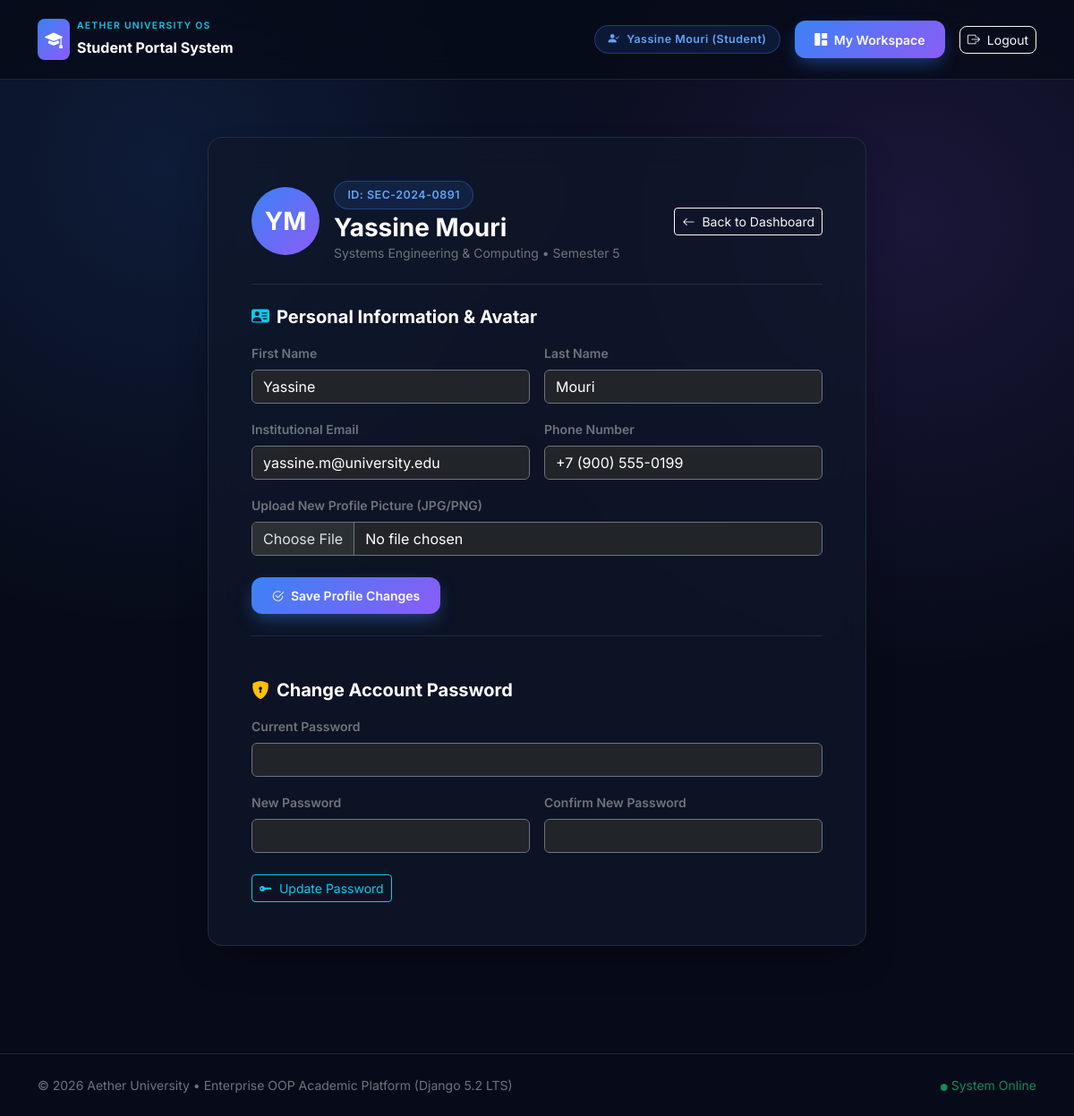
The app's page /student/profile/ (signed in) with its own data.
### apps/accounts/models.py (models this page shows, shortened)
class User(AbstractUser):
    class Role(models.TextChoices):
        STUDENT = 'STUDENT', 'Student'
        INSTRUCTOR = 'INSTRUCTOR', 'Instructor'
        ADMINISTRATOR = 'ADMINISTRATOR', 'Administrator'
    role = models.CharField(
        max_length=20,
        choices=Role.choices,
        default=Role.STUDENT,
    )
    phone_number = models.CharField(max_length=25, blank=True)
    avatar = models.ImageField(upload_to='avatars/', blank=True, null=True)
    def get_full_display_name(self) -> str:
        full_name = f"{self.first_name} {self.last_name}".strip()
        return full_name if full_name else self.username
    def get_dashboard_url(self) -> str:
        if self.role == self.Role.ADMINISTRATOR or self.is_superuser:
            return reverse('admin_dashboard')
        if self.role == self.Role.INSTRUCTOR:
            return reverse('instructor_dashboard')
        return reverse('student_dashboard')

class TimeStampedModel(models.Model):
    created_at = models.DateTimeField(auto_now_add=True)
    updated_at = models.DateTimeField(auto_now=True)
    class Meta:
        abstract = True

class Student(TimeStampedModel):
    class AcademicStatus(models.TextChoices):
        GOOD_STANDING = 'GOOD_STANDING', 'Good Standing'
        HONORS = 'HONORS', 'Dean’s Honors List'
        PROBATION = 'PROBATION', 'Academic Probation'
    user = models.OneToOneField(
        User,
        on_delete=models.CASCADE,
        related_name='student_profile',
    )
    student_id = models.CharField(max_length=25, unique=True)
    department = models.ForeignKey(
        'academics.Department',
        on_delete=models.PROTECT,
        related_name='students',
    )
    current_semester_number = models.PositiveSmallIntegerField(default=1)
    admission_year = models.PositiveIntegerField(default=2026)
    academic_status = models.CharField(
        max_length=20,
        choices=AcademicStatus.choices,
        default=AcademicStatus.GOOD_STANDING,
    )

### apps/academics/models.py (models this page shows, shortened)
class Department(TimeStampedModel):
    code = models.CharField(max_length=15, unique=True)
    name = models.CharField(max_length=120)
    faculty_name = models.CharField(
        max_length=120,
        default='Faculty of Systems Engineering & Computing',
    )
    description = models.TextField(blank=True)

### apps/accounts/views.py (the view, shortened to what this page needs)
# urls.py: path('student/profile/', account_views.student_profile_view, name='student_profile'),
@login_required(login_url='login')
def student_profile_view(request):
    student = get_object_or_404(Student, user=request.user)
    user = request.user
    return render(request, 'students/profile.html', {'student': student})

### templates/students/profile.html (shortened to what this page needs)
{% extends 'base.html' %}
{% block content %}
<div class="container py-5">
    <div class="row justify-content-center">
        <div class="col-lg-8">
            <div class="glass-card p-4 p-md-5 mb-4">
                <div class="d-flex flex-column flex-sm-row align-items-sm-center justify-content-between gap-3 mb-4 pb-4 border-bottom border-secondary border-opacity-25">
                    <div class="d-flex align-items-center gap-3">
                        {% if user.avatar %}
                            <img src="{{ user.avatar.url }}" alt="Avatar"
                                 class="rounded-circle border border-info"
                                 style="width: 76px; height: 76px; object-fit: cover;">
                        {% else %}
                            <div class="rounded-circle d-flex align-items-center justify-content-center text-white fw-bold fs-3"
                                 style="width: 76px; height: 76px; background: linear-gradient(135deg, #3B82F6, #8B5CF6);">
                                {{ user.first_name|slice:":1" }}{{ user.last_name|slice:":1" }}
                            </div>
                        {% endif %}
                        <div>
                            <span class="badge-pill-glow mb-1 d-inline-block">ID: {{ student.student_id }}</span>
                            <h3 class="fw-bold text-white mb-0">{{ user.get_full_display_name }}</h3>
                            <p class="text-secondary small mb-0">{{ student.department.name }} • Semester {{ student.current_semester_number }}</p>
                        </div>
                    </div>
                    <a href="{% url 'student_dashboard' %}" class="btn btn-outline-light btn-sm">
                        <i class="bi bi-arrow-left me-1"></i> Back to Dashboard
                    </a>
                </div>
                <h5 class="fw-bold text-white mb-3">
                    <i class="bi bi-person-vcard-fill text-info me-2"></i>Personal Information &amp; Avatar
                </h5>
                <form method="post" enctype="multipart/form-data" class="mb-5 pb-4 border-bottom border-secondary border-opacity-25">
                    <div class="row g-3 mb-3">
                        <div class="col-md-6">
                            <label class="form-label small text-secondary fw-semibold">First Name</label>
                            <input type="text" name="first_name" value="{{ user.first_name }}"
                                   class="form-control bg-dark border-secondary text-white" required>
                        </div>
                        <div class="col-md-6">
                            <label class="form-label small text-secondary fw-semibold">Last Name</label>
                            <input type="text" name="last_name" value="{{ user.last_name }}"
                                   class="form-control bg-dark border-secondary text-white" required>
                        </div>
                    </div>
                    <div class="row g-3 mb-3">
                        <div class="col-md-6">
                            <label class="form-label small text-secondary fw-semibold">Institutional Email</label>
                            <input type="email" name="email" value="{{ user.email }}"
                                   class="form-control bg-dark border-secondary text-white" required>
                        </div>
                        <div class="col-md-6">
                            <label class="form-label small text-secondary fw-semibold">Phone Number</label>
                            <input type="text" name="phone_number" value="{{ user.phone_number }}"
                                   class="form-control bg-dark border-secondary text-white">
                        </div>
                    </div>
                    <div class="mb-4">
                        <label class="form-label small text-secondary fw-semibold">Upload New Profile Picture (JPG/PNG)</label>
                        <input type="file" name="avatar" accept="image/*"
                               class="form-control bg-dark border-secondary text-white">
                    </div>
                    <button type="submit" class="btn btn-gradient-primary btn-sm">
                        <i class="bi bi-check2-circle me-1"></i> Save Profile Changes
                    </button>
                </form>
                <h5 class="fw-bold text-white mb-3">
                    <i class="bi bi-shield-lock-fill text-warning me-2"></i>Change Account Password
                </h5>
                <form method="post">
                    <div class="mb-3">
                        <label class="form-label small text-secondary fw-semibold">Current Password</label>
                        <input type="password" name="current_password"
                               class="form-control bg-dark border-secondary text-white" required>
                    </div>
                    <div class="row g-3 mb-4">
                        <div class="col-md-6">
                            <label class="form-label small text-secondary fw-semibold">New Password</label>
                            <input type="password" name="new_password"
                                   class="form-control bg-dark border-secondary text-white" required>
                        </div>
                        <div class="col-md-6">
                            <label class="form-label small text-secondary fw-semibold">Confirm New Password</label>
                            <input type="password" name="confirm_password"
                                   class="form-control bg-dark border-secondary text-white" required>
                        </div>
                    </div>
                    <button type="submit" class="btn btn-outline-info btn-sm">
                        <i class="bi bi-key-fill me-1"></i> Update Password
                    </button>
                </form>
            </div>
        </div>
    </div>
</div>
{% endblock %}

### templates/base.html (shortened to what this page needs)
{% load static %}
<!DOCTYPE html>
<html lang="en" data-bs-theme="dark">
<head>
    <link href="https://cdn.jsdelivr.net/npm/bootstrap@5.3.3/dist/css/bootstrap.min.css" rel="stylesheet">
    <link href="https://cdn.jsdelivr.net/npm/bootstrap-icons@1.11.3/font/bootstrap-icons.min.css" rel="stylesheet">
    <link rel="stylesheet" href="{% static 'css/portal.css' %}">
</head>
<body>
    <nav class="navbar navbar-expand-lg glass-navbar sticky-top py-3">
        <div class="container">
            <a class="navbar-brand d-flex align-items-center gap-2 fw-bold text-white" href="{% url 'landing' %}">
                <span class="d-inline-flex align-items-center justify-content-center rounded-3 p-2"
                      style="background: linear-gradient(135deg, #3B82F6, #8B5CF6);">
                    <i class="bi bi-mortarboard-fill text-white fs-5"></i>
                </span>
                <div>
                    <span class="d-block text-uppercase text-info fw-semibold" style="font-size: 0.65rem; letter-spacing: 0.12em;">
                        Aether University OS
                    </span>
                    <span class="fs-6">Student Portal System</span>
                </div>
            </a>
            <div class="d-flex align-items-center gap-3">
                {% if user.is_authenticated %}
                    <span class="badge-pill-glow d-none d-md-inline-block">
                        <i class="bi bi-person-check-fill me-1"></i>
                        {{ user.get_full_display_name }} ({{ user.get_role_display }})
                    </span>
                    <a href="{{ user.get_dashboard_url }}" class="btn btn-gradient-primary btn-sm">
                        <i class="bi bi-grid-1x2-fill me-1"></i> My Workspace
                    </a>
                    <a href="{% url 'logout' %}" class="btn btn-outline-light btn-sm rounded-3">
                        <i class="bi bi-box-arrow-right me-1"></i> Logout
                    </a>
                {% endif %}
            </div>
        </div>
    </nav>
    <main>
        {% block content %}{% endblock %}
    </main>
    <footer class="border-top border-secondary border-opacity-25 py-4 mt-5">
        <div class="container d-flex flex-column flex-md-row justify-content-between align-items-center text-secondary small">
            <div>© 2026 Aether University • Enterprise OOP Academic Platform (Django 5.2 LTS)</div>
            <div class="mt-2 mt-md-0">
                <span class="text-success"><i class="bi bi-circle-fill me-1" style="font-size: 0.5rem;"></i>System Online</span>
            </div>
        </div>
    </footer>
</body>
</html>

### static/css/portal.css (style rules this page uses)
:root { --bg-deep-navy: #070B19; --bg-slate-card: rgba(15, 23, 42, 0.75); --border-glass: rgba(148, 163, 184, 0.16); --accent-blue: #3B82F6; --accent-violet: #8B5CF6; --accent-emerald: #10B981; --text-primary: #F8FAFC; --text-muted: #94A3B8; }
body { background-color: var(--bg-deep-navy); background-image: radial-gradient(circle at 15% 15%, rgba(59, 130, 246, 0.14), transparent 35%), radial-gradient(circle at 85% 20%, rgba(139, 92, 246, 0.14), transparent 35%); color: var(--text-primary); font-family: 'Inter', system-ui, -apple-system, sans-serif; min-height: 100vh; overflow-x: hidden; }
.glass-navbar { background: rgba(7, 11, 25, 0.82); backdrop-filter: blur(16px); border-bottom: 1px solid var(--border-glass); }
.glass-card { background: var(--bg-slate-card); backdrop-filter: blur(16px); border: 1px solid var(--border-glass); border-radius: 1rem; box-shadow: 0 20px 40px -15px rgba(0, 0, 0, 0.5); transition: transform 0.25s ease, border-color 0.25s ease, box-shadow 0.25s ease; }
.btn-gradient-primary { background: linear-gradient(135deg, var(--accent-blue), var(--accent-violet)); border: none; color: #ffffff; font-weight: 600; padding: 0.65rem 1.4rem; border-radius: 0.75rem; box-shadow: 0 8px 20px -4px rgba(59, 130, 246, 0.45); transition: all 0.2s ease; }
.badge-pill-glow { background: rgba(59, 130, 246, 0.12); border: 1px solid rgba(59, 130, 246, 0.35); color: #60A5FA; border-radius: 9999px; padding: 0.35rem 0.9rem; font-size: 0.78rem; font-weight: 600; letter-spacing: 0.04em; }

### records on screen
User: get_full_display_name "Yassine Mouri", role "Student", first_name "Y", last_name "M", first_name "Yassine", last_name "Mouri", email "yassine.m@university.edu", phone_number "+7 (900) 555-0199"
Student: student_id "SEC-2024-0891", department.name "Systems Engineering & Computing", current_semester_number "5"
